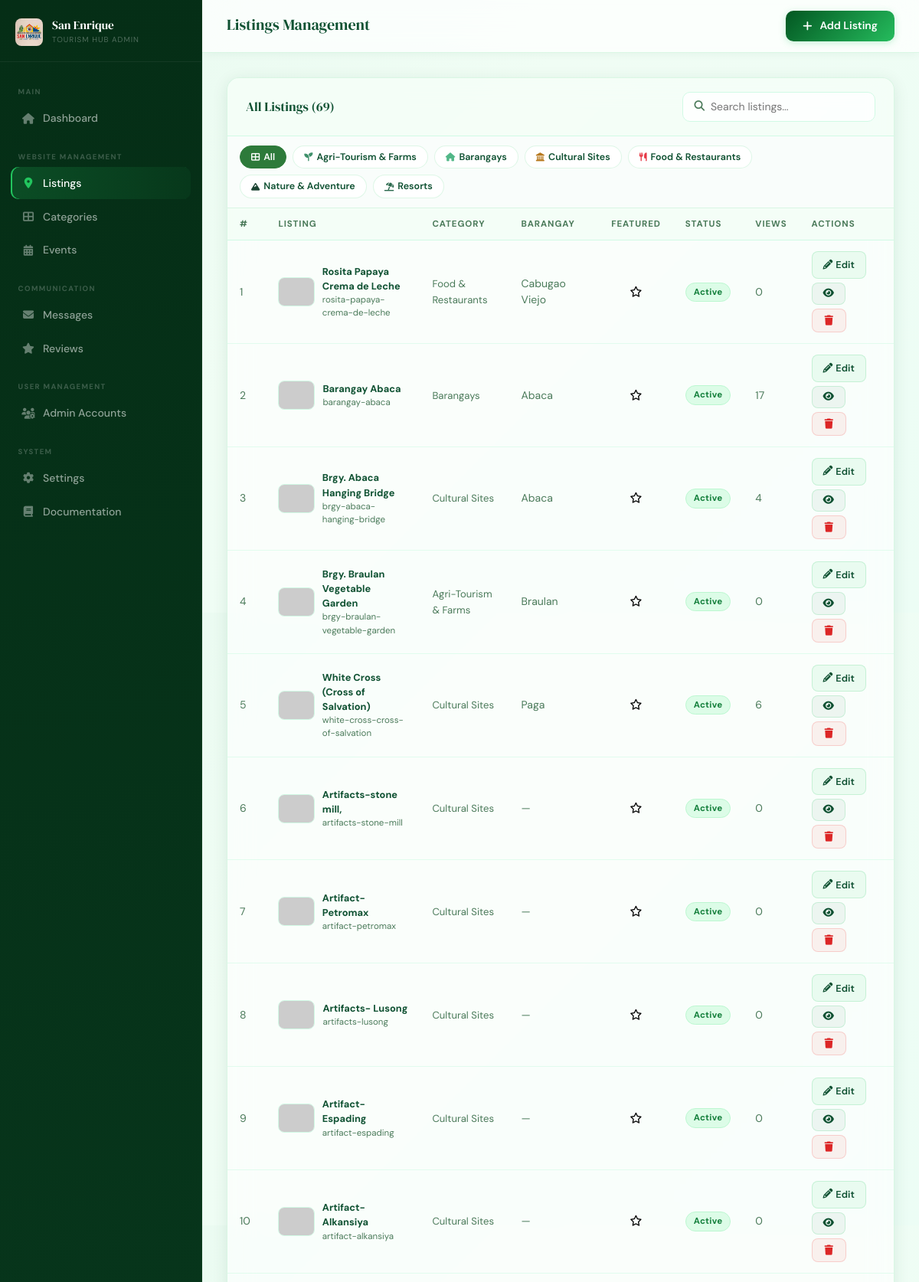
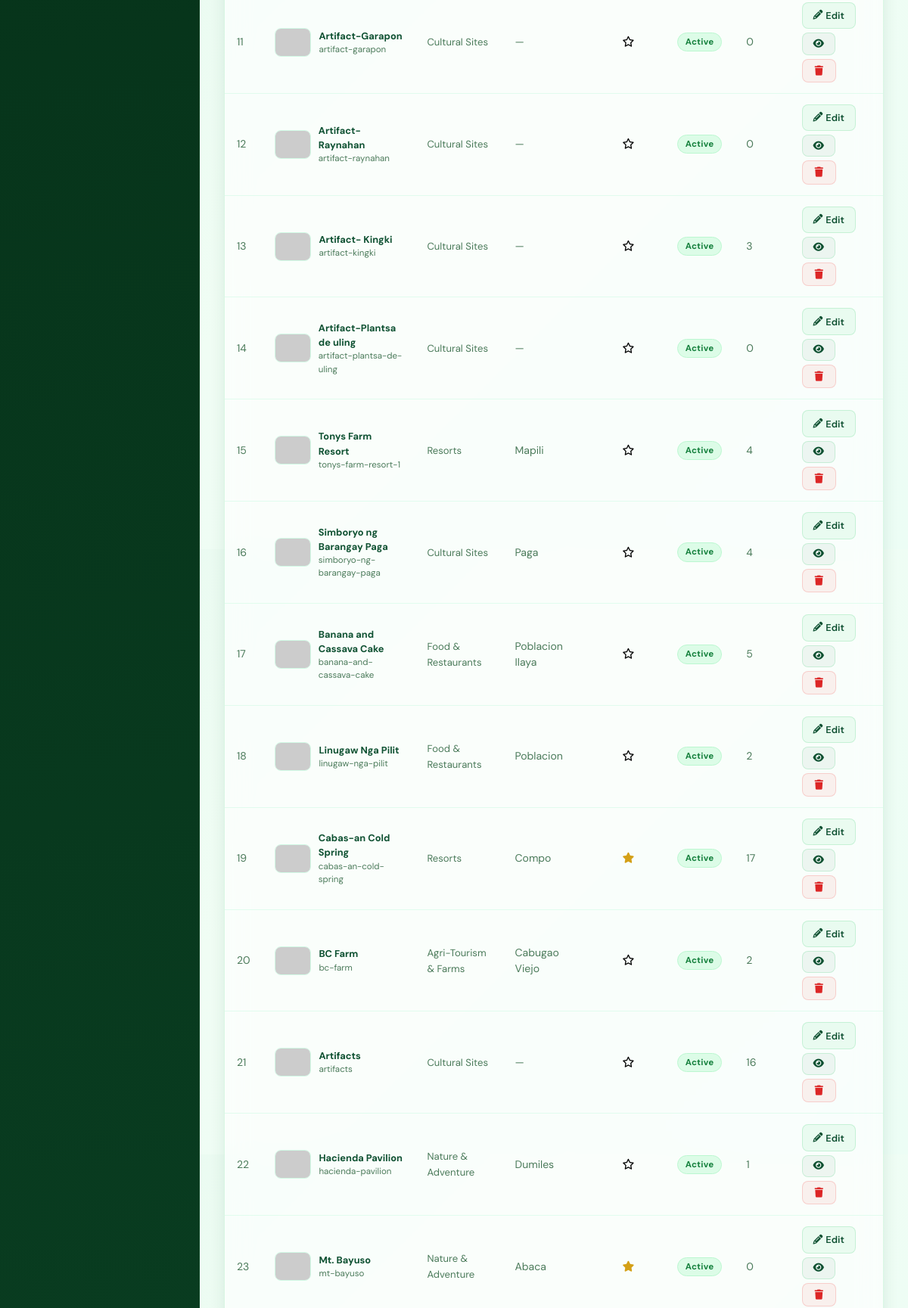
Screenshot of /admin/listings.php (signed in, upper part) with the database file from the repository (2 pictures, top to bottom).
### tables this page shows
CREATE TABLE IF NOT EXISTS categories (
    id INT AUTO_INCREMENT PRIMARY KEY,
    name VARCHAR(100) NOT NULL,
    slug VARCHAR(100) NOT NULL UNIQUE,
    icon VARCHAR(50) DEFAULT 'fas fa-map-marker-alt',
    color VARCHAR(20) DEFAULT '#2d6a4f',
    created_at TIMESTAMP DEFAULT CURRENT_TIMESTAMP
);

CREATE TABLE `listings` (
  `id` int(11) NOT NULL AUTO_INCREMENT,
  `category_id` int(11) NOT NULL,
  `name` varchar(200) NOT NULL,
  `slug` varchar(200) NOT NULL,
  `description` text DEFAULT NULL,
  `address` text DEFAULT NULL,
  `barangay` varchar(100) DEFAULT NULL,
  `contact` varchar(100) DEFAULT NULL,
  `email` varchar(150) DEFAULT NULL,
  `website` varchar(255) DEFAULT NULL,
  `latitude` decimal(10,8) DEFAULT NULL,
  `longitude` decimal(11,8) DEFAULT NULL,
  `featured_image` varchar(500) DEFAULT NULL,
  `gallery` text DEFAULT NULL,
  `video` varchar(512) DEFAULT '',
  `operating_hours` varchar(255) DEFAULT NULL,
  `entrance_fee` varchar(100) DEFAULT NULL,
  `amenities` text DEFAULT NULL,
  `distance_from_town` varchar(100) DEFAULT NULL,
  `population` varchar(100) DEFAULT NULL,
  `status` enum('active','inactive','pending') DEFAULT 'active',
  `is_featured` tinyint(1) DEFAULT 0,
  `views` int(11) DEFAULT 0,
  `rating` decimal(3,2) DEFAULT 0.00,
  `created_at` timestamp NULL DEFAULT current_timestamp(),
  `updated_at` timestamp NULL DEFAULT current_timestamp() ON UPDATE current_timestamp(),
  PRIMARY KEY (`id`)
);

### includes/functions.php (called while the page is built, shortened)
<?php
function getCategories()
{
    $db = getDB();
    $result = $db->query("SELECT * FROM categories ORDER BY name");
    return $result ? $result->fetch_all(MYSQLI_ASSOC) : [];
}
function listingImage($img, $name = 'Place', $w = 600, $h = 400)
{
    if (strpos($img, 'http://') === 0 || strpos($img, 'https://') === 0)
        return $img;
    $clean = preg_replace('#^(\.\./)+#', '', $img);
    $clean = ltrim($clean, '/');
    return BASE_URL . '/' . $clean;
}
?>

### admin/listings.php (the view, shortened to what this page needs)
<?php
require_once '../includes/functions.php';
$db = getDB();
$categories = getCategories();
$action = $_GET['action'] ?? 'list';
$listings = $db->query("SELECT l.*, c.name as cat_name, c.slug as cat_slug, c.color FROM listings l JOIN categories c ON l.category_id = c.id ORDER BY l.created_at DESC")->fetch_all(MYSQLI_ASSOC);
?>
<!DOCTYPE html>
<html lang="en">
<head>
  <link rel="stylesheet" href="https://cdnjs.cloudflare.com/ajax/libs/font-awesome/6.4.0/css/all.min.css">
  <link href="https://cdn.jsdelivr.net/npm/bootstrap@5.3.0/dist/css/bootstrap.min.css" rel="stylesheet">
  <link rel="stylesheet" href="../assets/css/admin.css">
</head>
<body>
  <?php require_once 'sidebar.php'; ?>
  <div class="admin-content">
    <div class="admin-topbar">
      <div>
        <span
          class="topbar-title"><?= $action === 'list' ? 'Listings Management' : ($action === 'add' ? 'Add New Listing' : 'Edit Listing') ?></span>
      </div>
      <div class="topbar-actions">
        <?php if ($action === 'list'): ?>
          <a href="?action=add" class="btn-admin-primary"><i class="fas fa-plus me-1"></i> Add Listing</a>
        <?php else: ?>
          <a href="listings.php" class="btn-admin-secondary"><i class="fas fa-arrow-left me-1"></i> Back to List</a>
        <?php endif; ?>
      </div>
    </div>
    <div class="admin-main">
      <?php if ($action === 'list'): ?>
        <div class="admin-table-wrap">
          <div class="admin-table-header">
            <div class="admin-table-title">All Listings (<span id="visibleCount"><?= count($listings) ?></span>)</div>
            <div class="admin-search">
              <i class="fas fa-search"></i>
              <input type="text" id="tableSearch" placeholder="Search listings...">
            </div>
          </div>
          <div id="categoryFilterBar" style="display:flex;flex-wrap:wrap;gap:8px;padding:12px 16px;border-bottom:1px solid var(--border,#e5ede8);background:var(--g8,#f9fdfb);">
            <button class="cat-filter-pill active" data-cat="all"
              style="display:inline-flex;align-items:center;gap:5px;padding:5px 14px;border-radius:100px;border:1.5px solid var(--accent,#40916c);background:var(--accent,#40916c);color:#fff;font-size:0.78rem;font-weight:600;cursor:pointer;transition:all .2s;">
              <i class="fas fa-th-large" style="font-size:0.7rem;"></i> All
            </button>
            <?php foreach ($categories as $cat): ?>
            <button class="cat-filter-pill" data-cat="<?= htmlspecialchars($cat['slug']) ?>"
              style="display:inline-flex;align-items:center;gap:5px;padding:5px 14px;border-radius:100px;border:1.5px solid var(--border,#d1e8d8);background:#fff;color:var(--primary,#1b4332);font-size:0.78rem;font-weight:600;cursor:pointer;transition:all .2s;">
              <i class="<?= htmlspecialchars($cat['icon']) ?>" style="color:<?= htmlspecialchars($cat['color']) ?>;font-size:0.7rem;"></i>
              <?= htmlspecialchars($cat['name']) ?>
            </button>
            <?php endforeach; ?>
          </div>
          <div class="table-scroll">
            <table class="admin-table" id="listingsTable">
              <thead>
                <tr>
                  <th>#</th>
                  <th>Listing</th>
                  <th>Category</th>
                  <th>Barangay</th>
                  <th>Featured</th>
                  <th>Status</th>
                  <th>Views</th>
                  <th>Actions</th>
                </tr>
              </thead>
              <tbody>
                <?php foreach ($listings as $i => $listing): ?>
                  <tr data-cat="<?= htmlspecialchars($listing['cat_slug']) ?>">
                    <td class="td-muted listing-row-num"><?= $i + 1 ?></td>
                    <td>
                      <div class="listing-info">
                        <img src="<?= $listing['featured_image'] ? listingImage($listing['featured_image'], $listing['name'], 96, 76) : 'https://placehold.co/48x38/1b4332/ffffff?text=?' ?>"
                          class="listing-thumb" alt="" onerror="this.src='https://placehold.co/48x38/1b4332/ffffff?text=?'">
                        <div>
                          <div class="listing-name">
                            <?= htmlspecialchars(html_entity_decode($listing['name'], ENT_QUOTES | ENT_HTML5, 'UTF-8')) ?></div>
                          <div class="listing-slug"><?= htmlspecialchars($listing['slug']) ?>
                          </div>
                        </div>
                      </div>
                    </td>
                    <td><span class="cat-pill"><?= htmlspecialchars($listing['cat_name']) ?></span>
                    </td>
                    <td class="td-small">
                      <?= htmlspecialchars($listing['barangay'] ?: '—') ?></td>
                    <td class="td-center">
                      <?= $listing['is_featured'] ? '<i class="fas fa-star icon-star-gold"></i>' : '<i class="far fa-star icon-star-empty"></i>' ?>
                    </td>
                    <td><span class="status-badge <?= $listing['status'] ?>"><?= ucfirst($listing['status']) ?></span></td>
                    <td class="td-small"><?= number_format($listing['views']) ?></td>
                    <td>
                      <div class="table-actions">
                        <a href="?action=edit&id=<?= $listing['id'] ?>" class="btn-admin-edit">
                          <i class="fas fa-pencil-alt"></i> Edit
                        </a>
                        <a href="listing_view.php?slug=<?= urlencode($listing['slug']) ?>" class="btn-admin-edit btn-admin-preview" title="Preview (Admin View)">
                          <i class="fas fa-eye"></i>
                        </a>
                        <button onclick="confirmDelete(<?= $listing['id'] ?>, '<?= addslashes($listing['name']) ?>')"
                          class="btn-admin-danger">
                          <i class="fas fa-trash"></i>
                        </button>
                      </div>
                    </td>
                  </tr>
                <?php endforeach; ?>
              </tbody>
            </table>
          </div>
        </div>
      <?php endif; ?>
    </div>
  </div>
</body>
</html>

### rows the page displays
categories: name "Agri-Tourism & Farms"
categories: name "Barangays"
categories: name "Cultural Sites"
categories: name "Food & Restaurants"
categories: name "Nature & Adventure"
categories: name "Resorts"
listings: name "Rosita Papaya Crema de Leche", slug "rosita-papaya-crema-de-leche", category.name "Food & Restaurants", barangay "Cabugao Viejo", is_featured 0 (drawn), status "Active", views "0"
listings: name "Barangay Abaca", slug "barangay-abaca", category.name "Barangays", barangay "Abaca", is_featured 0 (drawn), status "Active", views "17"
listings: name "Brgy. Abaca Hanging Bridge", slug "brgy-abaca-hanging-bridge", category.name "Cultural Sites", barangay "Abaca", is_featured 0 (drawn), status "Active", views "4"
listings: name "Brgy. Braulan Vegetable Garden", slug "brgy-braulan-vegetable-garden", category.name "Agri-Tourism & Farms", barangay "Braulan", is_featured 0 (drawn), status "Active", views "0"
listings: name "White Cross (Cross of Salvation)", slug "white-cross-cross-of-salvation", category.name "Cultural Sites", barangay "Paga", is_featured 0 (drawn), status "Active", views "6"
listings: name "Artifacts-stone mill,", slug "artifacts-stone-mill", category.name "Cultural Sites", barangay "—", is_featured 0 (drawn), status "Active", views "0"
listings: name "Artifact-Petromax", slug "artifact-petromax", category.name "Cultural Sites", barangay "—", is_featured 0 (drawn), status "Active", views "0"
listings: name "Artifacts- Lusong", slug "artifacts-lusong", category.name "Cultural Sites", barangay "—", is_featured 0 (drawn), status "Active", views "0"
listings: name "Artifact- Espading", slug "artifact-espading", category.name "Cultural Sites", barangay "—", is_featured 0 (drawn), status "Active", views "0"
listings: name "Artifact-Alkansiya", slug "artifact-alkansiya", category.name "Cultural Sites", barangay "—", is_featured 0 (drawn), status "Active", views "0"
listings: name "Artifact-Garapon", slug "artifact-garapon", category.name "Cultural Sites", barangay "—", is_featured 0 (drawn), status "Active", views "0"
listings: name "Artifact-Raynahan", slug "artifact-raynahan", category.name "Cultural Sites", barangay "—", is_featured 0 (drawn), status "Active", views "0"
listings: name "Artifact- Kingki", slug "artifact-kingki", category.name "Cultural Sites", barangay "—", is_featured 0 (drawn), status "Active", views "3"
listings: name "Artifact-Plantsa de uling", slug "artifact-plantsa-de-uling", category.name "Cultural Sites", barangay "—", is_featured 0 (drawn), status "Active", views "0"
listings: name "Tonys Farm Resort", slug "tonys-farm-resort-1", category.name "Resorts", barangay "Mapili", is_featured 0 (drawn), status "Active", views "4"
listings: name "Simboryo ng Barangay Paga", slug "simboryo-ng-barangay-paga", category.name "Cultural Sites", barangay "Paga", is_featured 0 (drawn), status "Active", views "4"
listings: name "Banana and Cassava Cake", slug "banana-and-cassava-cake", category.name "Food & Restaurants", barangay "Poblacion Ilaya", is_featured 0 (drawn), status "Active", views "5"
listings: name "Linugaw Nga Pilit", slug "linugaw-nga-pilit", category.name "Food & Restaurants", barangay "Poblacion", is_featured 0 (drawn), status "Active", views "2"
listings: name "Cabas-an Cold Spring", slug "cabas-an-cold-spring", category.name "Resorts", barangay "Compo", is_featured 1 (drawn), status "Active", views "17"
listings: name "BC Farm", slug "bc-farm", category.name "Agri-Tourism & Farms", barangay "Cabugao Viejo", is_featured 0 (drawn), status "Active", views "2"
listings: name "Artifacts", slug "artifacts", category.name "Cultural Sites", barangay "—", is_featured 0 (drawn), status "Active", views "16"
listings: name "Hacienda Pavilion", slug "hacienda-pavilion", category.name "Nature & Adventure", barangay "Dumiles", is_featured 0 (drawn), status "Active", views "1"
listings: name "Mt. Bayuso", slug "mt-bayuso", category.name "Nature & Adventure", barangay "Abaca", is_featured 1 (drawn), status "Active", views "0"

### other values shown
count($listings) "69"
